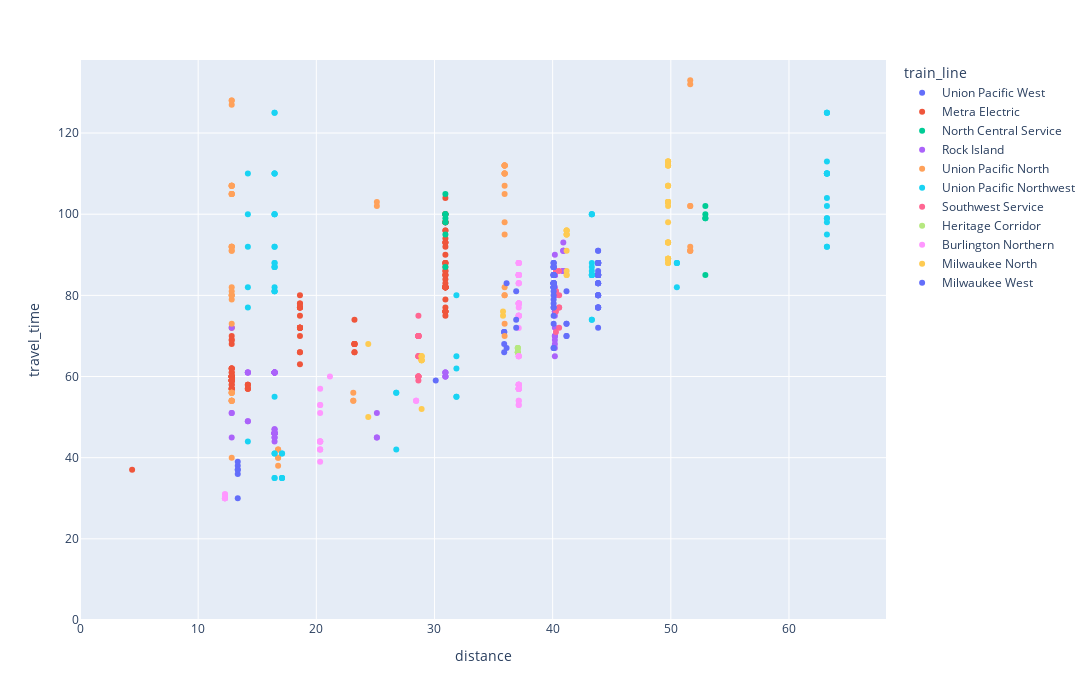

Notebook code cell kept with this figure:
### Code cell
df = pd.DataFrame(num_stops)
df = df[df['distance'] != "NA"]
df['travel_time'] = df['travel_time'] / 60
xaxis_max = df['distance'].max() + 5
yaxis_max = df['travel_time'].max() + 5
fig = px.scatter(df, x="distance", y="travel_time", color='train_line', hover_name="train_label",
                 )
fig.update_layout(
    xaxis_range = [0,xaxis_max],
    yaxis_range = [0,yaxis_max],
    width = 1400,
    height = 700
)
fig.show()
